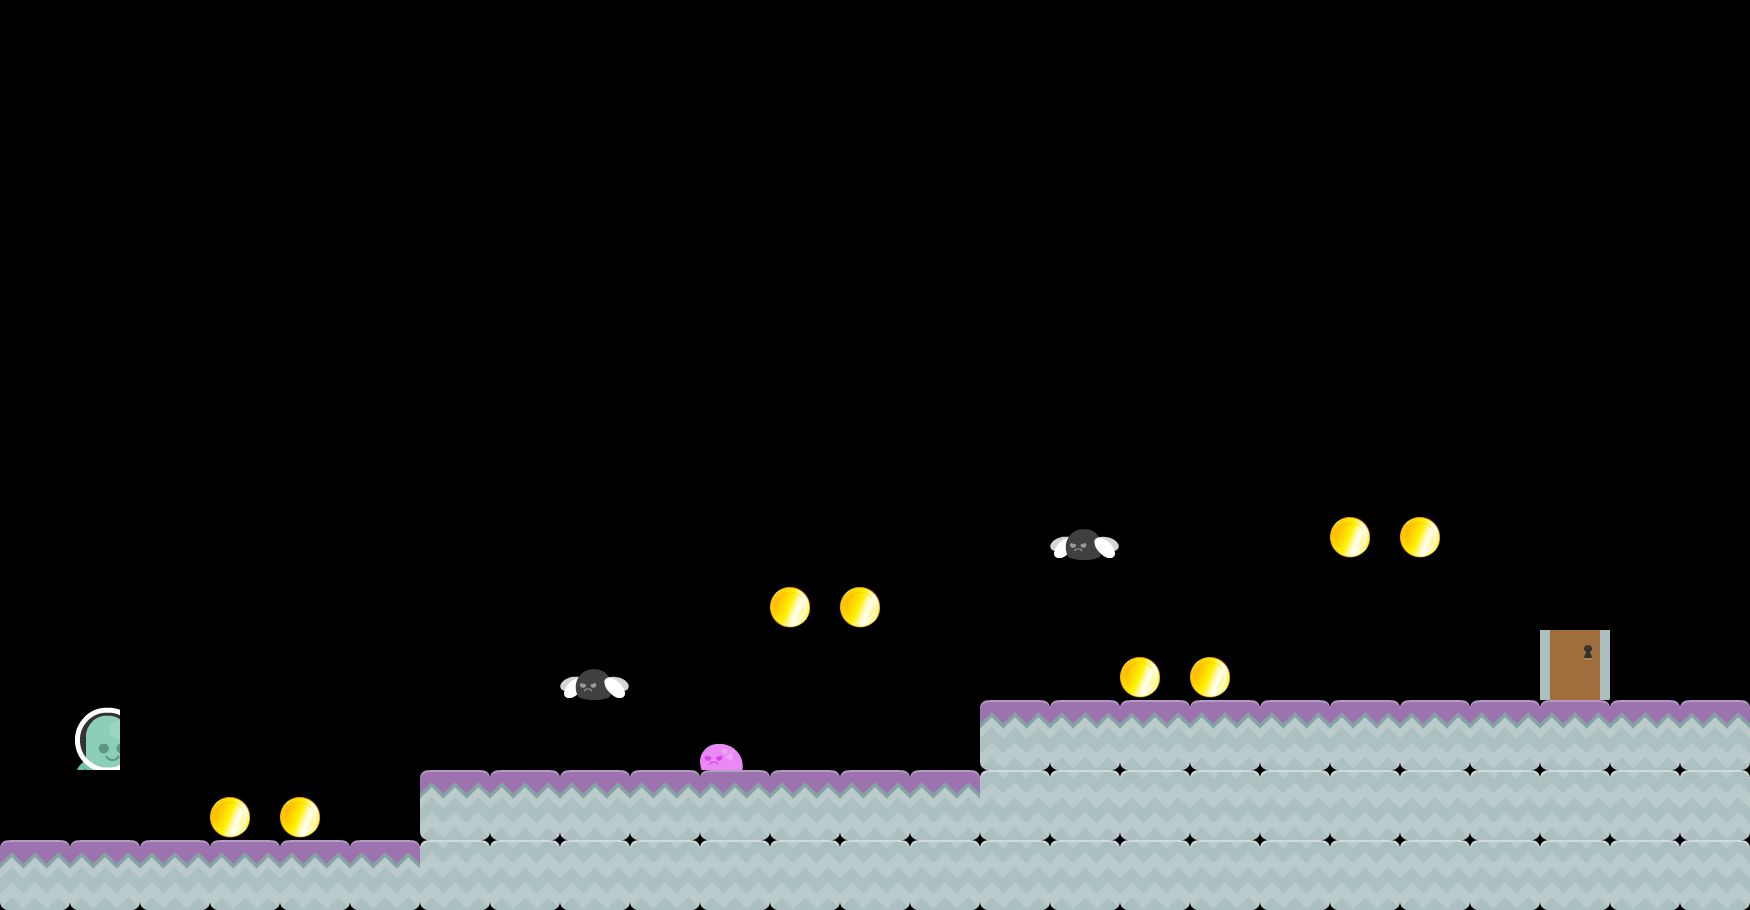

The image is a tile-based game level rendered from a .tmx file. Its description and complete source (layers, tilesets, objects, tile grids) follow:
An orthogonal 25x13 tile map with 70x70 px tiles, 1 tile layer (Tile Layer 1), 7 tilesets.

<map version="1.0" orientation="orthogonal" renderorder="right-down" width="25" height="13" tilewidth="70" tileheight="70" nextobjectid="1">
 <tileset firstgid="1" name="ground" tilewidth="70" tileheight="70" tilecount="1">
  <image source="../Art/Art/tiles/ground.png" width="70" height="70" />
 </tileset>
 <tileset firstgid="2" name="ground_dirt" tilewidth="70" tileheight="70" tilecount="1">
  <image source="../Art/Art/tiles/ground_dirt.png" width="70" height="70" />
 </tileset>
 <tileset firstgid="3" name="walk0001" tilewidth="50" tileheight="67" tilecount="1">
  <image source="../Art/Art/character/walk/walk0001.png" width="75" height="96" />
 </tileset>
 <tileset firstgid="4" name="slime_walk" tilewidth="43" tileheight="26" tilecount="1">
  <image source="../Art/Art/enemies/slime_walk.png" width="43" height="26" />
 </tileset>
 <tileset firstgid="5" name="coin_gold" tilewidth="40" tileheight="45" tilecount="1">
  <image source="../Art/Art/coin/coin/1.png" width="40" height="45" />
 </tileset>
 <tileset firstgid="6" name="door_closedMid" tilewidth="70" tileheight="70" tilecount="1">
  <image source="../Art/Art/exit/door_closedMid.png" width="70" height="70" />
 </tileset>
 <tileset firstgid="7" name="fly_fly" tilewidth="69" tileheight="31" tilecount="1">
  <image source="../Art/Art/enemies/fly_fly.png" width="69" height="31" />
 </tileset>
 <layer name="Tile Layer 1" width="25" height="13">
  <data encoding="csv">
0,0,0,0,0,0,0,0,0,0,0,0,0,0,0,0,0,0,0,0,0,0,0,0,0,
0,0,0,0,0,0,0,0,0,0,0,0,0,0,0,0,0,0,0,0,0,0,0,0,0,
0,0,0,0,0,0,0,0,0,0,0,0,0,0,0,0,0,0,0,0,0,0,0,0,0,
0,0,0,0,0,0,0,0,0,0,0,0,0,0,0,0,0,0,0,0,0,0,0,0,0,
0,0,0,0,0,0,0,0,0,0,0,0,0,0,0,0,0,0,0,0,0,0,0,0,0,
0,0,0,0,0,0,0,0,0,0,0,0,0,0,0,0,0,0,0,0,0,0,0,0,0,
0,0,0,0,0,0,0,0,0,0,0,0,0,0,0,0,0,0,0,0,0,0,0,0,0,
0,0,0,0,0,0,0,0,0,0,0,0,0,0,0,7,0,0,0,5,5,0,0,0,0,
0,0,0,0,0,0,0,0,0,0,0,5,5,0,0,0,0,0,0,0,0,0,0,0,0,
0,0,0,0,0,0,0,0,7,0,0,0,0,0,0,0,5,5,0,0,0,0,6,0,0,
0,3,0,0,0,0,0,0,0,0,4,0,0,0,1,1,1,1,1,1,1,1,1,1,1,
0,0,0,5,5,0,1,1,1,1,1,1,1,1,2,2,2,2,2,2,2,2,2,2,2,
1,1,1,1,1,1,2,2,2,2,2,2,2,2,2,2,2,2,2,2,2,2,2,2,2
</data>
 </layer>
</map>
